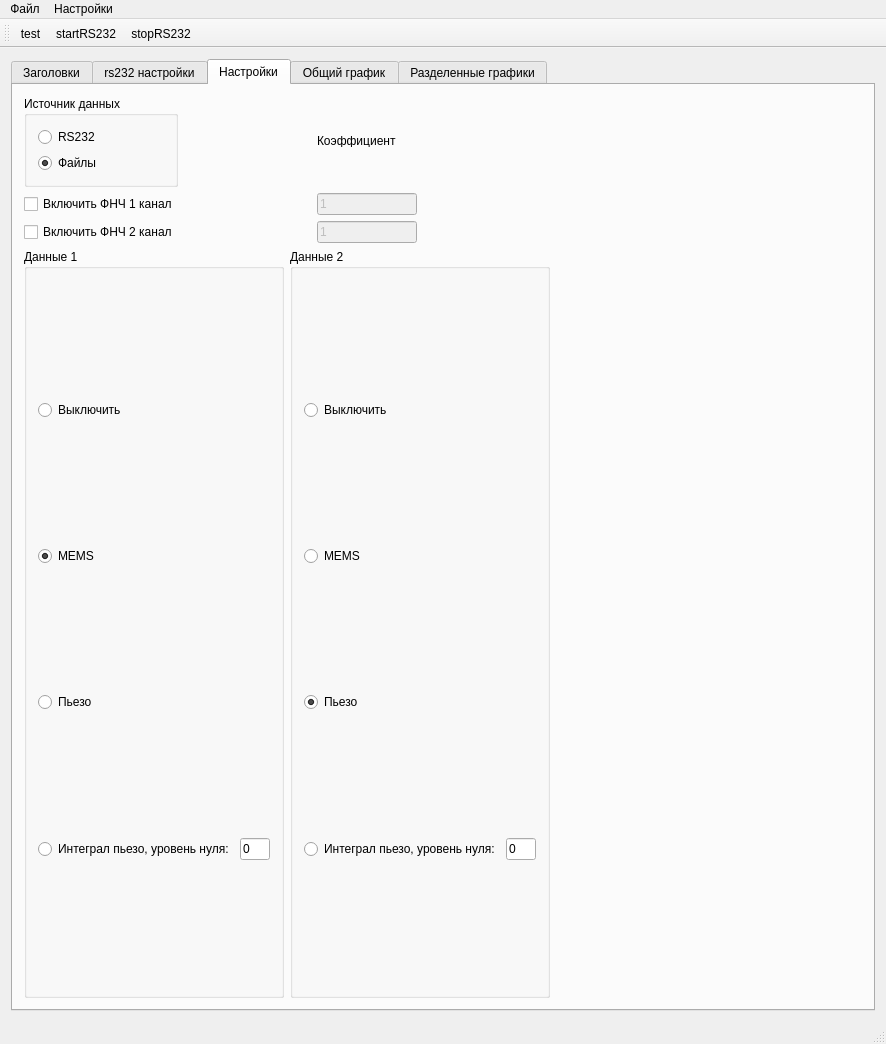
<?xml version="1.0" encoding="UTF-8"?>
<ui version="4.0">
 <class>MainWindow</class>
 <widget class="QMainWindow" name="MainWindow">
  <property name="geometry">
   <rect>
    <x>0</x>
    <y>0</y>
    <width>886</width>
    <height>1044</height>
   </rect>
  </property>
  <property name="windowTitle">
   <string>MainWindow</string>
  </property>
  <widget class="QWidget" name="centralWidget">
   <layout class="QGridLayout" name="gridLayout">
    <item row="0" column="0">
     <widget class="QTabWidget" name="tabWidget">
      <property name="currentIndex">
       <number>2</number>
      </property>
      <widget class="QWidget" name="tab">
       <attribute name="title">
        <string>Заголовки</string>
       </attribute>
       <layout class="QGridLayout" name="gridLayout_3">
        <item row="0" column="0">
         <widget class="QScrollArea" name="scrollArea">
          <property name="widgetResizable">
           <bool>true</bool>
          </property>
          <widget class="QWidget" name="scrollAreaWidgetContents">
           <property name="geometry">
            <rect>
             <x>0</x>
             <y>0</y>
             <width>844</width>
             <height>898</height>
            </rect>
           </property>
           <layout class="QGridLayout" name="gridLayout_2">
            <item row="0" column="1">
             <widget class="QListWidget" name="listWidget">
              <property name="maximumSize">
               <size>
                <width>200</width>
                <height>16777215</height>
               </size>
              </property>
             </widget>
            </item>
            <item row="0" column="2">
             <widget class="QTextBrowser" name="textBrowser"/>
            </item>
           </layout>
          </widget>
         </widget>
        </item>
       </layout>
      </widget>
      <widget class="QWidget" name="tab_5">
       <attribute name="title">
        <string>rs232 настройки</string>
       </attribute>
       <layout class="QGridLayout" name="gridLayout_10">
        <item row="0" column="0">
         <widget class="QLabel" name="label_port">
          <property name="text">
           <string>Порт</string>
          </property>
         </widget>
        </item>
        <item row="1" column="3">
         <spacer name="horizontalSpacer_2">
          <property name="orientation">
           <enum>Qt::Horizontal</enum>
          </property>
          <property name="sizeHint" stdset="0">
           <size>
            <width>40</width>
            <height>20</height>
           </size>
          </property>
         </spacer>
        </item>
        <item row="3" column="0">
         <spacer name="verticalSpacer">
          <property name="orientation">
           <enum>Qt::Vertical</enum>
          </property>
          <property name="sizeHint" stdset="0">
           <size>
            <width>20</width>
            <height>40</height>
           </size>
          </property>
         </spacer>
        </item>
        <item row="0" column="1">
         <widget class="QLabel" name="label_speed">
          <property name="text">
           <string>Скорость</string>
          </property>
         </widget>
        </item>
        <item row="1" column="0">
         <widget class="QComboBox" name="portsBox"/>
        </item>
        <item row="1" column="1">
         <widget class="QComboBox" name="speedBox"/>
        </item>
        <item row="1" column="2">
         <widget class="QPushButton" name="savePortSettingsButton">
          <property name="text">
           <string>Сохранить</string>
          </property>
         </widget>
        </item>
        <item row="2" column="0">
         <widget class="QPushButton" name="startButton">
          <property name="text">
           <string>Старт</string>
          </property>
         </widget>
        </item>
        <item row="2" column="1">
         <widget class="QPushButton" name="stopButton">
          <property name="text">
           <string>Стоп</string>
          </property>
         </widget>
        </item>
       </layout>
      </widget>
      <widget class="QWidget" name="tab_3">
       <attribute name="title">
        <string>Настройки</string>
       </attribute>
       <layout class="QGridLayout" name="gridLayout_5">
        <item row="2" column="2">
         <widget class="QLineEdit" name="coeff2">
          <property name="enabled">
           <bool>false</bool>
          </property>
          <property name="maximumSize">
           <size>
            <width>100</width>
            <height>16777215</height>
           </size>
          </property>
          <property name="text">
           <string>1</string>
          </property>
         </widget>
        </item>
        <item row="2" column="0">
         <widget class="QCheckBox" name="lpf2_enable">
          <property name="text">
           <string>Включить ФНЧ 2 канал</string>
          </property>
         </widget>
        </item>
        <item row="1" column="4">
         <spacer name="horizontalSpacer">
          <property name="orientation">
           <enum>Qt::Horizontal</enum>
          </property>
          <property name="sizeHint" stdset="0">
           <size>
            <width>40</width>
            <height>20</height>
           </size>
          </property>
         </spacer>
        </item>
        <item row="0" column="2">
         <widget class="QLabel" name="label">
          <property name="maximumSize">
           <size>
            <width>16777215</width>
            <height>12</height>
           </size>
          </property>
          <property name="text">
           <string>Коэффициент</string>
          </property>
         </widget>
        </item>
        <item row="1" column="0">
         <widget class="QCheckBox" name="lpf1_enable">
          <property name="text">
           <string>Включить ФНЧ 1 канал</string>
          </property>
         </widget>
        </item>
        <item row="1" column="2">
         <widget class="QLineEdit" name="coeff1">
          <property name="enabled">
           <bool>false</bool>
          </property>
          <property name="maximumSize">
           <size>
            <width>100</width>
            <height>16777215</height>
           </size>
          </property>
          <property name="text">
           <string>1</string>
          </property>
         </widget>
        </item>
        <item row="3" column="0" colspan="4">
         <layout class="QGridLayout" name="gridLayout_8">
          <item row="0" column="0">
           <widget class="QGroupBox" name="groupBox">
            <property name="title">
             <string>Данные 1</string>
            </property>
            <layout class="QGridLayout" name="gridLayout_6">
             <item row="2" column="0">
              <widget class="QRadioButton" name="data1_piezo">
               <property name="text">
                <string>Пьезо</string>
               </property>
              </widget>
             </item>
             <item row="0" column="0">
              <widget class="QRadioButton" name="data1_off">
               <property name="text">
                <string>Выключить</string>
               </property>
              </widget>
             </item>
             <item row="1" column="0">
              <widget class="QRadioButton" name="data1_mems">
               <property name="text">
                <string>MEMS</string>
               </property>
               <property name="checked">
                <bool>true</bool>
               </property>
              </widget>
             </item>
             <item row="3" column="0">
              <widget class="QRadioButton" name="data1_integrate">
               <property name="text">
                <string>Интеграл пьезо, уровень нуля:</string>
               </property>
              </widget>
             </item>
             <item row="3" column="1">
              <widget class="QLineEdit" name="zeroLevel1">
               <property name="maximumSize">
                <size>
                 <width>30</width>
                 <height>16777215</height>
                </size>
               </property>
               <property name="text">
                <string>0</string>
               </property>
              </widget>
             </item>
            </layout>
           </widget>
          </item>
          <item row="0" column="1">
           <widget class="QGroupBox" name="groupBox_2">
            <property name="title">
             <string>Данные 2</string>
            </property>
            <layout class="QGridLayout" name="gridLayout_9">
             <item row="0" column="0">
              <widget class="QRadioButton" name="data2_off">
               <property name="text">
                <string>Выключить</string>
               </property>
              </widget>
             </item>
             <item row="1" column="0">
              <widget class="QRadioButton" name="data2_mems">
               <property name="text">
                <string>MEMS</string>
               </property>
              </widget>
             </item>
             <item row="2" column="0">
              <widget class="QRadioButton" name="data2_piezo">
               <property name="text">
                <string>Пьезо</string>
               </property>
               <property name="checked">
                <bool>true</bool>
               </property>
              </widget>
             </item>
             <item row="3" column="0">
              <widget class="QRadioButton" name="data2_integrate">
               <property name="text">
                <string>Интеграл пьезо, уровень нуля:</string>
               </property>
              </widget>
             </item>
             <item row="3" column="1">
              <widget class="QLineEdit" name="zeroLevel2">
               <property name="maximumSize">
                <size>
                 <width>30</width>
                 <height>16777215</height>
                </size>
               </property>
               <property name="text">
                <string>0</string>
               </property>
              </widget>
             </item>
            </layout>
           </widget>
          </item>
         </layout>
        </item>
        <item row="0" column="0">
         <widget class="QGroupBox" name="dataSourceGroupBox">
          <property name="minimumSize">
           <size>
            <width>0</width>
            <height>70</height>
           </size>
          </property>
          <property name="title">
           <string>Источник данных</string>
          </property>
          <layout class="QGridLayout" name="gridLayout_11">
           <item row="0" column="0">
            <widget class="QRadioButton" name="RS232radioButton">
             <property name="text">
              <string>RS232</string>
             </property>
            </widget>
           </item>
           <item row="1" column="0">
            <widget class="QRadioButton" name="filesRadioButton">
             <property name="text">
              <string>Файлы</string>
             </property>
             <property name="checked">
              <bool>true</bool>
             </property>
            </widget>
           </item>
          </layout>
         </widget>
        </item>
       </layout>
      </widget>
      <widget class="QWidget" name="tab_2">
       <attribute name="title">
        <string>Общий график</string>
       </attribute>
       <layout class="QGridLayout" name="gridLayout_4">
        <item row="4" column="2">
         <widget class="QCheckBox" name="checkBox_3">
          <property name="enabled">
           <bool>false</bool>
          </property>
          <property name="text">
           <string>CheckBox</string>
          </property>
          <property name="checked">
           <bool>true</bool>
          </property>
         </widget>
        </item>
        <item row="3" column="0">
         <widget class="QLabel" name="label_2">
          <property name="text">
           <string>Данные 1</string>
          </property>
         </widget>
        </item>
        <item row="4" column="0">
         <widget class="QLabel" name="label_3">
          <property name="text">
           <string>Данные 2</string>
          </property>
         </widget>
        </item>
        <item row="3" column="2">
         <widget class="QCheckBox" name="checkBox_7">
          <property name="enabled">
           <bool>false</bool>
          </property>
          <property name="text">
           <string>CheckBox</string>
          </property>
          <property name="checked">
           <bool>true</bool>
          </property>
         </widget>
        </item>
        <item row="3" column="3">
         <widget class="QCheckBox" name="checkBox_8">
          <property name="enabled">
           <bool>false</bool>
          </property>
          <property name="text">
           <string>CheckBox</string>
          </property>
          <property name="checked">
           <bool>true</bool>
          </property>
         </widget>
        </item>
        <item row="3" column="4">
         <widget class="QCheckBox" name="checkBox_9">
          <property name="enabled">
           <bool>false</bool>
          </property>
          <property name="text">
           <string>CheckBox</string>
          </property>
          <property name="checked">
           <bool>true</bool>
          </property>
         </widget>
        </item>
        <item row="4" column="4">
         <widget class="QCheckBox" name="checkBox_5">
          <property name="enabled">
           <bool>false</bool>
          </property>
          <property name="text">
           <string>CheckBox</string>
          </property>
          <property name="checked">
           <bool>true</bool>
          </property>
         </widget>
        </item>
        <item row="3" column="5">
         <widget class="QCheckBox" name="checkBox_10">
          <property name="enabled">
           <bool>false</bool>
          </property>
          <property name="text">
           <string>CheckBox</string>
          </property>
          <property name="checked">
           <bool>true</bool>
          </property>
         </widget>
        </item>
        <item row="4" column="5">
         <widget class="QCheckBox" name="checkBox_6">
          <property name="enabled">
           <bool>false</bool>
          </property>
          <property name="text">
           <string>CheckBox</string>
          </property>
          <property name="checked">
           <bool>true</bool>
          </property>
         </widget>
        </item>
        <item row="4" column="3">
         <widget class="QCheckBox" name="checkBox_4">
          <property name="enabled">
           <bool>false</bool>
          </property>
          <property name="text">
           <string>CheckBox</string>
          </property>
          <property name="checked">
           <bool>true</bool>
          </property>
         </widget>
        </item>
        <item row="4" column="1">
         <widget class="QCheckBox" name="checkBox_2">
          <property name="enabled">
           <bool>false</bool>
          </property>
          <property name="text">
           <string>CheckBox</string>
          </property>
          <property name="checked">
           <bool>true</bool>
          </property>
         </widget>
        </item>
        <item row="0" column="0" colspan="6">
         <widget class="QwtPlot" name="qwtPlot"/>
        </item>
        <item row="1" column="0" colspan="6">
         <widget class="QPushButton" name="draw_button">
          <property name="text">
           <string>Нарисовать</string>
          </property>
         </widget>
        </item>
        <item row="3" column="1">
         <widget class="QCheckBox" name="checkBox">
          <property name="enabled">
           <bool>false</bool>
          </property>
          <property name="text">
           <string>CheckBox</string>
          </property>
          <property name="checked">
           <bool>true</bool>
          </property>
         </widget>
        </item>
        <item row="2" column="1">
         <widget class="QLabel" name="label_4">
          <property name="text">
           <string>Файл 1</string>
          </property>
         </widget>
        </item>
        <item row="2" column="2">
         <widget class="QLabel" name="label_5">
          <property name="text">
           <string>Файл 2</string>
          </property>
         </widget>
        </item>
        <item row="2" column="3">
         <widget class="QLabel" name="label_6">
          <property name="text">
           <string>Файл 3</string>
          </property>
         </widget>
        </item>
        <item row="2" column="4">
         <widget class="QLabel" name="label_7">
          <property name="text">
           <string>Файл 4</string>
          </property>
         </widget>
        </item>
        <item row="2" column="5">
         <widget class="QLabel" name="label_8">
          <property name="text">
           <string>Файл 5</string>
          </property>
         </widget>
        </item>
       </layout>
      </widget>
      <widget class="QWidget" name="tab_4">
       <attribute name="title">
        <string>Разделенные графики</string>
       </attribute>
       <layout class="QGridLayout" name="gridLayout_7">
        <item row="1" column="0">
         <widget class="QwtPlot" name="qwtPlot_data2"/>
        </item>
        <item row="0" column="0">
         <widget class="QwtPlot" name="qwtPlot_data1"/>
        </item>
        <item row="2" column="0">
         <widget class="QPushButton" name="draw_button2">
          <property name="text">
           <string>Нарисовать</string>
          </property>
         </widget>
        </item>
       </layout>
      </widget>
     </widget>
    </item>
   </layout>
  </widget>
  <widget class="QMenuBar" name="menuBar">
   <property name="geometry">
    <rect>
     <x>0</x>
     <y>0</y>
     <width>886</width>
     <height>19</height>
    </rect>
   </property>
   <widget class="QMenu" name="menu">
    <property name="title">
     <string>Файл</string>
    </property>
    <addaction name="action"/>
    <addaction name="action_2"/>
   </widget>
   <widget class="QMenu" name="menu_2">
    <property name="title">
     <string>Настройки</string>
    </property>
    <widget class="QMenu" name="menu_3">
     <property name="title">
      <string>Источник данных</string>
     </property>
     <addaction name="actionRIGOL"/>
     <addaction name="actionRS232"/>
    </widget>
    <addaction name="menu_3"/>
    <addaction name="actionCOM"/>
   </widget>
   <addaction name="menu"/>
   <addaction name="menu_2"/>
  </widget>
  <widget class="QStatusBar" name="statusBar"/>
  <widget class="QToolBar" name="toolBar">
   <property name="enabled">
    <bool>true</bool>
   </property>
   <property name="windowTitle">
    <string>toolBar</string>
   </property>
   <attribute name="toolBarArea">
    <enum>TopToolBarArea</enum>
   </attribute>
   <attribute name="toolBarBreak">
    <bool>false</bool>
   </attribute>
   <addaction name="addFileButton"/>
   <addaction name="actionStartRS232"/>
   <addaction name="actionStopRS232"/>
  </widget>
  <action name="action">
   <property name="text">
    <string>Добавить файлы</string>
   </property>
  </action>
  <action name="action_2">
   <property name="text">
    <string>Выход</string>
   </property>
  </action>
  <action name="addFileButton">
   <property name="icon">
    <iconset>
     <normalon>../Изображения/Document-Add-icon.png</normalon>
    </iconset>
   </property>
   <property name="text">
    <string>test</string>
   </property>
   <property name="toolTip">
    <string>test</string>
   </property>
  </action>
  <action name="actionStartRS232">
   <property name="icon">
    <iconset>
     <normaloff>../Загрузки/Connected-26.png</normaloff>../Загрузки/Connected-26.png</iconset>
   </property>
   <property name="text">
    <string>startRS232</string>
   </property>
   <property name="toolTip">
    <string>Запустить поток данных по RS232</string>
   </property>
  </action>
  <action name="actionStopRS232">
   <property name="icon">
    <iconset>
     <normaloff>../Загрузки/Disconnected-26.png</normaloff>../Загрузки/Disconnected-26.png</iconset>
   </property>
   <property name="text">
    <string>stopRS232</string>
   </property>
  </action>
  <action name="actionCOM">
   <property name="text">
    <string>RS232</string>
   </property>
  </action>
  <action name="actionRIGOL">
   <property name="text">
    <string>Файлы осциллографа RIGOL</string>
   </property>
  </action>
  <action name="actionRS232">
   <property name="text">
    <string>RS232</string>
   </property>
  </action>
 </widget>
 <layoutdefault spacing="6" margin="11"/>
 <customwidgets>
  <customwidget>
   <class>QwtPlot</class>
   <extends>QFrame</extends>
   <header>qwt_plot.h</header>
  </customwidget>
 </customwidgets>
 <resources/>
 <connections/>
</ui>
